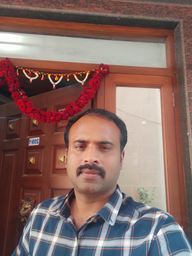
#> input picture debug_original_0.png, 192 x 256 px, shrunk from 1536 x 2048 before the run
$ python safe_margin_white_removal.py debug_original_0.png out.png
#> lines starting #> are read from the running program, lines starting #| are printed output that depends on the picture; after the words box and inside, x2 and y2 are one past the last pixel; in counts of white or black regions, pixels touching at a corner belong together
#!/usr/bin/env python3
"""
SAFE MARGIN WHITE SPACE REMOVAL
Final script with 2px safety margin removal from all 4 sides.
Ensures completely clean image with no white space whatsoever.
"""

import os
import sys
from PIL import Image, ImageOps, ImageFilter, ImageEnhance
import numpy as np
from scipy import ndimage

class SafeMarginWhiteRemover:
    """
    Safe margin white space removal with 2px buffer from all sides.
    """

    def __init__(self, white_threshold=225, blue_threshold=50, safety_margin=2):
        self.white_threshold = white_threshold
        self.blue_threshold = blue_threshold
        self.safety_margin = safety_margin

    def is_white_pixel(self, rgb):
        """Very aggressive white detection."""
        r, g, b = rgb
        return (r >= self.white_threshold and
                g >= self.white_threshold and
                b >= self.white_threshold)

    def is_blue_text_pixel(self, rgb):
        """Check if pixel is blue text."""
        r, g, b = rgb
        return (b > (r + self.blue_threshold) and
                b > (g + self.blue_threshold) and
                b > 100)

    def is_white_clothing_pixel(self, rgb, position, img_array):
        """Enhanced white clothing detection."""
        r, g, b = rgb
        y, x = position
        height, width = img_array.shape[:2]

        # Check larger area around pixel (5x5)
        y_start = max(0, y-2)
        y_end = min(height, y+3)
        x_start = max(0, x-2)
        x_end = min(width, x+3)

        surrounding_area = img_array[y_start:y_end, x_start:x_end]

        # Count non-white pixels in surrounding area
        non_white_count = 0
        for py in range(surrounding_area.shape[0]):
            for px in range(surrounding_area.shape[1]):
                pr, pg, pb = surrounding_area[py, px]
                if not (pr >= 240 and pg >= 240 and pb >= 240):
                    non_white_count += 1

        # If surrounded by significant content, likely white clothing
        return non_white_count > 4

    def is_subject_pixel(self, rgb, position, img_array):
        """Enhanced subject pixel detection."""
        # Not white background
        if self.is_white_pixel(rgb):
            # Check if it's white clothing vs background
            return self.is_white_clothing_pixel(rgb, position, img_array)

        # Not blue text
        if self.is_blue_text_pixel(rgb):
            return False

        # Everything else is subject
        return True

    def detect_content_with_safety_margin(self, img_array):
        """Detect content and apply safety margin."""
        height, width = img_array.shape[:2]

        print("  - Detecting content with safety margin...")

        # Create content mask
        content_mask = np.zeros((height, width), dtype=bool)

        # Scan every pixel
        for y in range(height):
            for x in range(width):
                if self.is_subject_pixel(img_array[y, x], (y, x), img_array):
                    content_mask[y, x] = True

        # Apply morphological operations
        content_mask = ndimage.binary_fill_holes(content_mask)
        content_mask = ndimage.binary_erosion(content_mask, iterations=1)
        content_mask = ndimage.binary_dilation(content_mask, iterations=1)

        # Find largest connected component
        labeled_array, num_features = ndimage.label(content_mask)
        if num_features > 0:
            component_sizes = ndimage.sum(content_mask, labeled_array, range(1, num_features + 1))
            largest_component = np.argmax(component_sizes) + 1
            content_mask = (labeled_array == largest_component)

        return content_mask

    def find_content_bounds_with_safety_margin(self, mask):
        """Find content bounds and apply 2px safety margin from all sides."""
        rows = np.any(mask, axis=1)
        cols = np.any(mask, axis=0)

        if not np.any(rows) or not np.any(cols):
            return None

        y_min, y_max = np.where(rows)[0][[0, -1]]
        x_min, x_max = np.where(cols)[0][[0, -1]]

        # Apply safety margin - remove 2px from all sides
        height, width = mask.shape

        # Add safety margin
        x_min = max(0, x_min + self.safety_margin)
        y_min = max(0, y_min + self.safety_margin)
        x_max = min(width, x_max - self.safety_margin)
        y_max = min(height, y_max - self.safety_margin)

        # Ensure we don't have negative dimensions
        if x_max <= x_min or y_max <= y_min:
            print("Warning: Safety margin too large, using original bounds")
            rows = np.any(mask, axis=1)
            cols = np.any(mask, axis=0)
            y_min, y_max = np.where(rows)[0][[0, -1]]
            x_min, x_max = np.where(cols)[0][[0, -1]]

        return (x_min, y_min), (x_max, y_max)

    def process_image(self, input_path, output_path):
        """Process image with safe margin white space removal."""
        try:
            print(f"Processing: {input_path}")

            # Load image
            img = Image.open(input_path)
            print(f"Original size: {img.size}")

            # Convert to RGB
            if img.mode != 'RGB':
                img = img.convert('RGB')

            # Convert to numpy array
            img_array = np.array(img)
            height, width = img_array.shape[:2]

            print(f"Image dimensions: {width}x{height}")
            print(f"Applying safe margin white space removal (2px from all sides)...")

            # Detect content
            content_mask = self.detect_content_with_safety_margin(img_array)

            # Count pixels
            subject_pixels = np.sum(content_mask)
            white_pixels = np.sum(~content_mask)
            total_pixels = height * width

            print(f"Subject pixels: {subject_pixels:,} ({subject_pixels/total_pixels*100:.1f}%)")
            print(f"White pixels: {white_pixels:,} ({white_pixels/total_pixels*100:.1f}%)")

            # Find content bounds with safety margin
            bounds = self.find_content_bounds_with_safety_margin(content_mask)
            if bounds is None:
                print("No content found!")
                return False

            (x_min, y_min), (x_max, y_max) = bounds
            print(f"Content bounds with safety margin: x({x_min}, {x_max}), y({y_min}, {y_max})")

            # Crop to bounds with safety margin
            x_min = max(0, x_min)
            y_min = max(0, y_min)
            x_max = min(width, x_max)
            y_max = min(height, y_max)

            # Final crop
            final_img = img.crop((x_min, y_min, x_max, y_max))

            print(f"Final size: {final_img.size}")
            print(f"Safety margin applied: {self.safety_margin}px from all sides")
            print(f"Saved to: {output_path}")

            # Save result
            final_img.save(output_path, 'PNG', quality=95)

            # Print safe bounding box coordinates
            print("\n" + "="*60)
            print("SAFE MARGIN BOUNDING BOX COORDINATES:")
            print(f"Safety margin: {self.safety_margin}px from all sides")
            print(f"Top-left corner:     ({x_min}, {y_min})")
            print(f"Bottom-left corner:  ({x_min}, {y_max-1})")
            print(f"Bottom-right corner: ({x_max-1}, {y_max-1})")
            print(f"Top-right corner:    ({x_max-1}, {y_min})")
            print("="*60)

            return True

        except Exception as e:
            print(f"Error processing image: {e}")
            return False

def main():
    """Main function for safe margin white space removal."""
    if len(sys.argv) != 3:
        print("Usage: python safe_margin_white_removal.py <input_path> <output_path>")
        print("Example: python safe_margin_white_removal.py input.png output.png")
        return

    input_path = sys.argv[1]
    output_path = sys.argv[2]

    # Check if input exists
    if not os.path.exists(input_path):
        print(f"Error: Input file not found: {input_path}")
        return

    print("SAFE MARGIN WHITE SPACE REMOVAL")
    print("="*60)
    print(f"Input: {input_path}")
    print(f"Output: {output_path}")
    print("-" * 60)

    # Create processor with 2px safety margin
    processor = SafeMarginWhiteRemover(
        white_threshold=225,
        blue_threshold=50,
        safety_margin=2  # 2px from all sides
    )

    # Process image
    success = processor.process_image(input_path, output_path)
#> in process_image, img is the input picture: PIL image 192x256 RGB; mean R, G, B 134.3, 105.1, 99.9
#| Original size: (192, 256)
#| Image dimensions: 192x256
#> after the loop in detect_content_with_safety_margin, `for y in range(height):`:
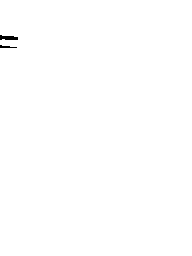
#> content_mask: shape (256, 192) bool; 99.8% white; 2 black regions, box (x1, y1, x2, y2) and area: (0, 35, 18, 40) 67, (0, 45, 17, 48) 29
#> in detect_content_with_safety_margin, `content_mask = ndimage.binary_erosion(content_mask, iterations=1)`:
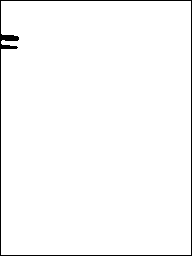
#> content_mask: shape (256, 192) bool; 97.9% white; black in thin lines or dots
#> in detect_content_with_safety_margin, `content_mask = ndimage.binary_dilation(content_mask, iterations=1)`: content_mask: shape (256, 192) bool; 99.8% white; 6 black regions (4 under 20 px), largest, box (x1, y1, x2, y2) and area: (0, 34, 18, 41) 69, (0, 44, 17, 49) 31
#| Subject pixels: 49,048 (99.8%)
#| White pixels: 104 (0.2%)
#| Content bounds with safety margin: x(2, 189), y(2, 253)
#> in process_image, `final_img = img.crop((x_min, y_min, x_max, y_max))`:
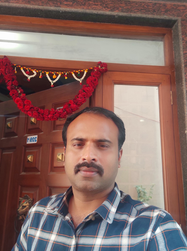
#> final_img: PIL image 187x251 RGB; mean R, G, B 135.8, 105.8, 100.3
#| Final size: (187, 251)
#| Top-left corner:     (2, 2)
#| Bottom-left corner:  (2, 252)
#| Bottom-right corner: (188, 252)
#| Top-right corner:    (188, 2)

    if success:
        print("\n✅ Safe margin white space removal completed!")
        print("✅ 2px safety margin applied from all 4 sides!")
    else:
        print("\n❌ Processing failed!")

if __name__ == "__main__":
    main()
